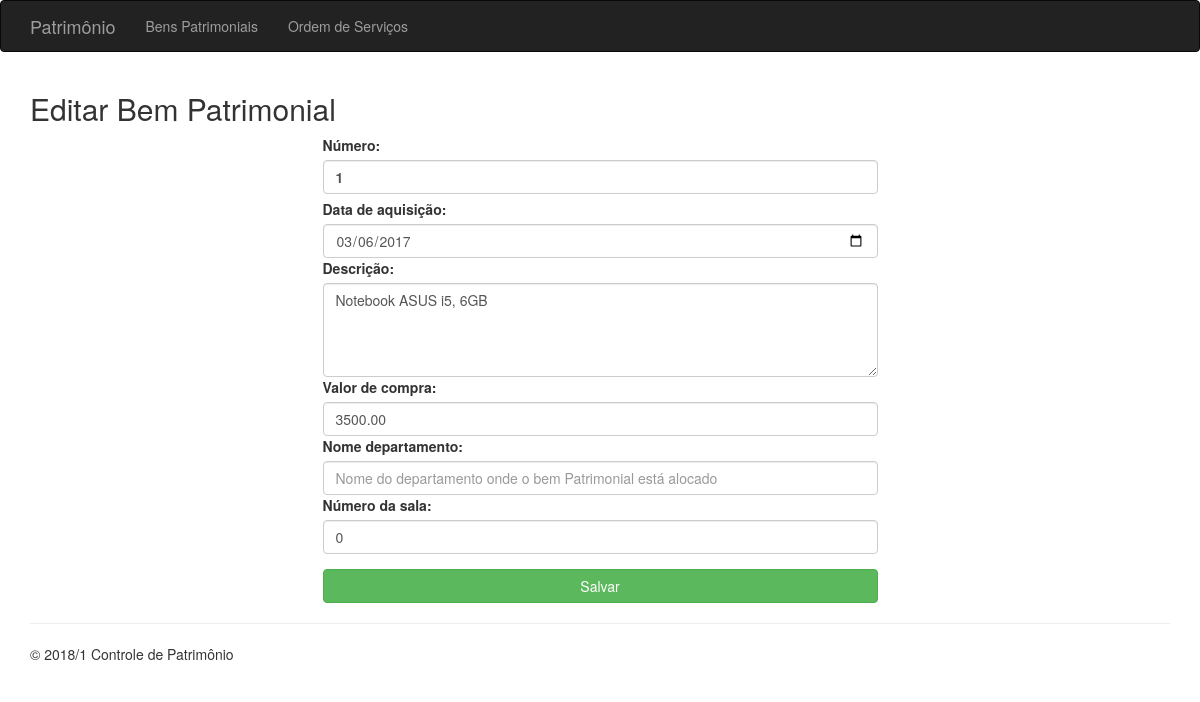
/benspatrimoniais-editar.php?num=1, run on the app's committed database.
### tables this page shows
CREATE TABLE `bempatrimonial` (
  `numero` int(11) NOT NULL,
  `data_aquisicao` date NOT NULL,
  `descricao` varchar(250) NOT NULL,
  `valor_compra` decimal(12,2) NOT NULL,
  `departamento` varchar(30) NOT NULL,
  `sala` int(4) NOT NULL
);

### classes/BemPatrimonial.php (called while the page is built, shortened)
<?php
class BemPatrimonial{
	public $numero;
	public function __construct($num = false){
		if ($num){
			$this->numero = $num;
			$this->pesquisar();
		}
	}
	public function pesquisar(){
		$sql = "SELECT * FROM bempatrimonial WHERE numero = :numero";
		$con = Conexao::obterConexao();
		$instrucao = $con->prepare($sql);
		$instrucao->bindValue('numero',  $this->numero);
		$instrucao->execute();
		$linha = $instrucao->fetch();
		$this->data_aquisicao = $linha['data_aquisicao'];
		$this->descricao = $linha['descricao'];
		$this->valor_compra = $linha['valor_compra'];
		$this->departamento = $linha['departamento'];
		$this->sala = $linha['sala'];
	}
}
?>

### benspatrimoniais-editar.php (the view, shortened to what this page needs)
<?php
    $bem = "";
    try{
        require_once 'cabecalho.php';
        require_once 'classes/BemPatrimonial.php';
        $bem = new BemPatrimonial($_GET['num']);
    }catch (Exception $e){
        Erro::trataError($e);
    }
?>
<div class="row">
    <div class="col-md-12">
        <h2>Editar Bem Patrimonial</h2>
    </div>
</div>
<form action="benspatrimoniais-editar-post.php" method="post">
    <div class="row">
        <div class="col-md-6 col-md-offset-3">
            <div class="form-group">
                <label for="txtNum">Número: </label>
                <label  class="form-control"><?php echo $bem->numero?></label>
                <label for="txtDtAq">Data de aquisição: </label>
                <input name="txtDtAq" type="date" value="<?=$bem->data_aquisicao?>" class="form-control" placeholder="Data de aquisição do bem Patrimonial">
                <label for="txtDesc">Descrição: </label>
                <textarea name="txtDesc" rows="4" cols="50" class="form-control" placeholder="Descrição do bem Patrimonial"><?=$bem->descricao?> </textarea>
                <label for="txtVlrCompra">Valor de compra: </label>
                <input name="txtVlrCompra" type="text" value="<?=$bem->valor_compra?>" class="form-control" placeholder="Valor pago na compra do bem Patrimonial">
                <label for="txtDpto">Nome departamento: </label>
                <input name="txtDpto" type="text" value="<?=$bem->departamento?>" class="form-control" placeholder="Nome do departamento onde o bem Patrimonial está alocado">
                <label for="txtSala">Número da sala: </label>
                <input name="txtSala" type="number" value="<?=$bem->sala?>" class="form-control" placeholder="Sala onde o bem Patrimonial está alocado">
            </div>
            <input type="submit" class="btn btn-success btn-block" value="Salvar">
        </div>
    </div>
</form>
<?php require_once 'rodape.php' ?>

### data on the page
bempatrimonial: numero "1", txtDtAq "03/06/2017", txtDesc "Notebook ASUS i5, 6GB", txtVlrCompra "3500.00", txtSala "0"
